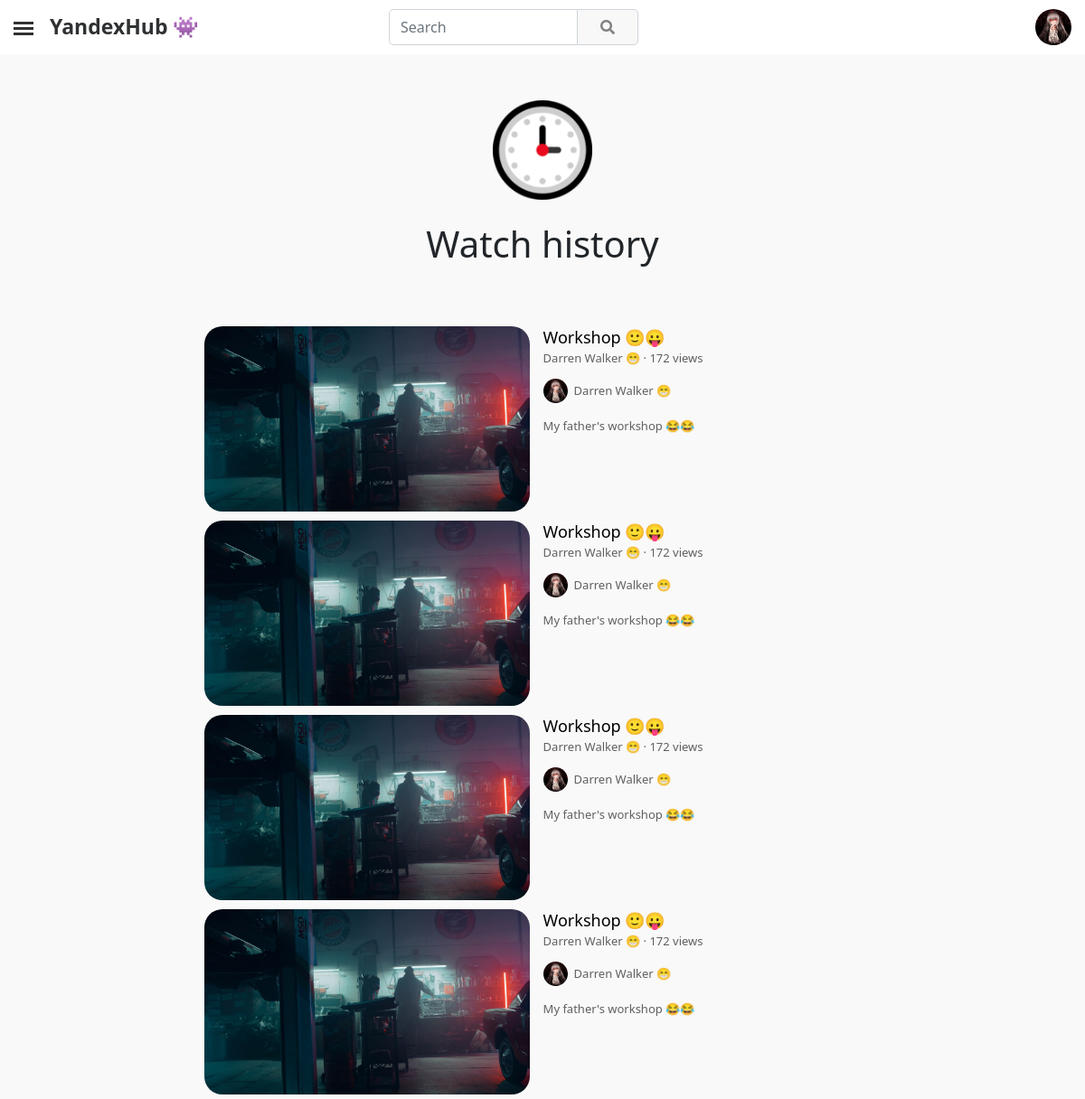
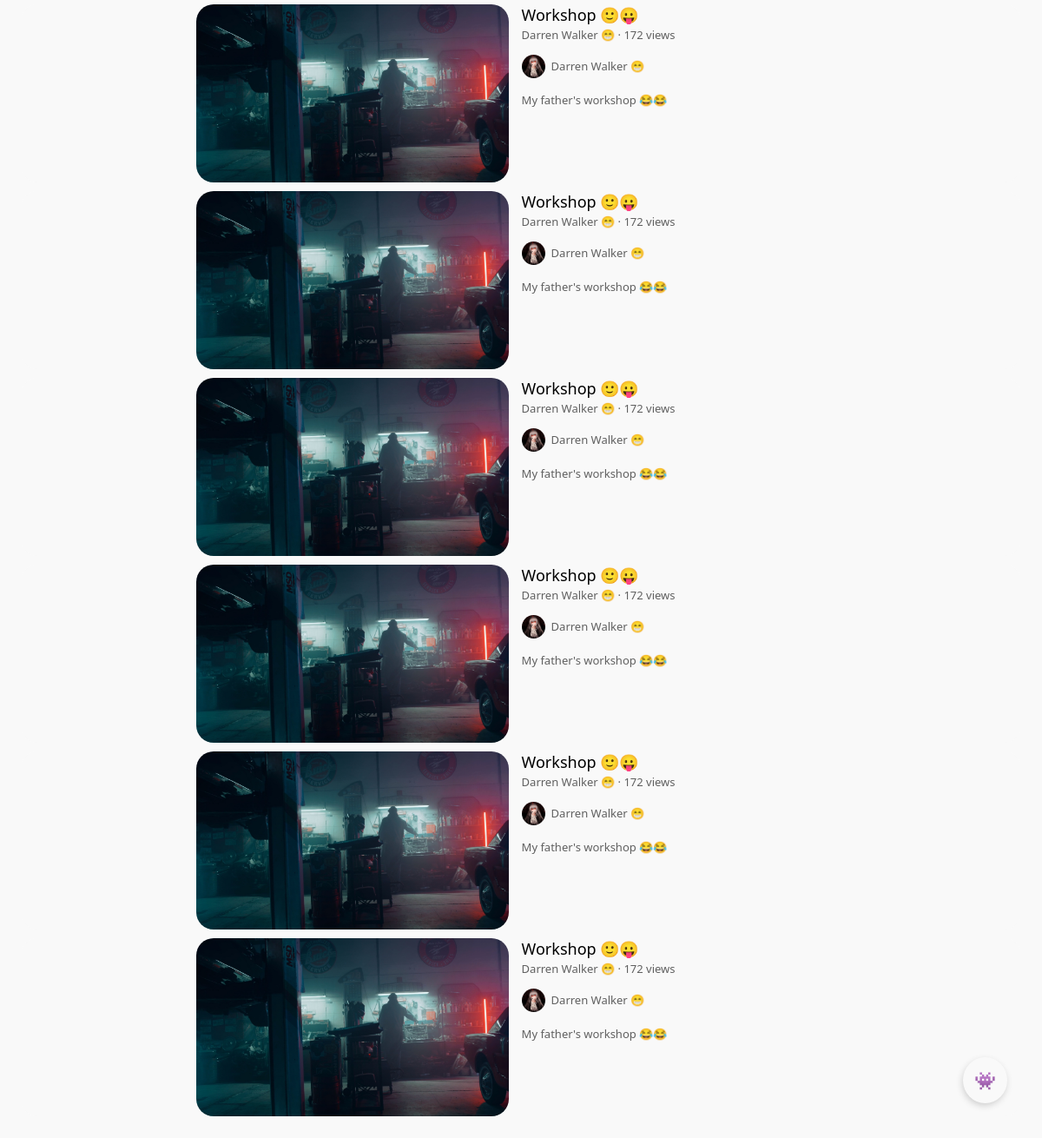
The page /history/ (signed in) on the database as committed earlier (2 pictures, top to bottom).
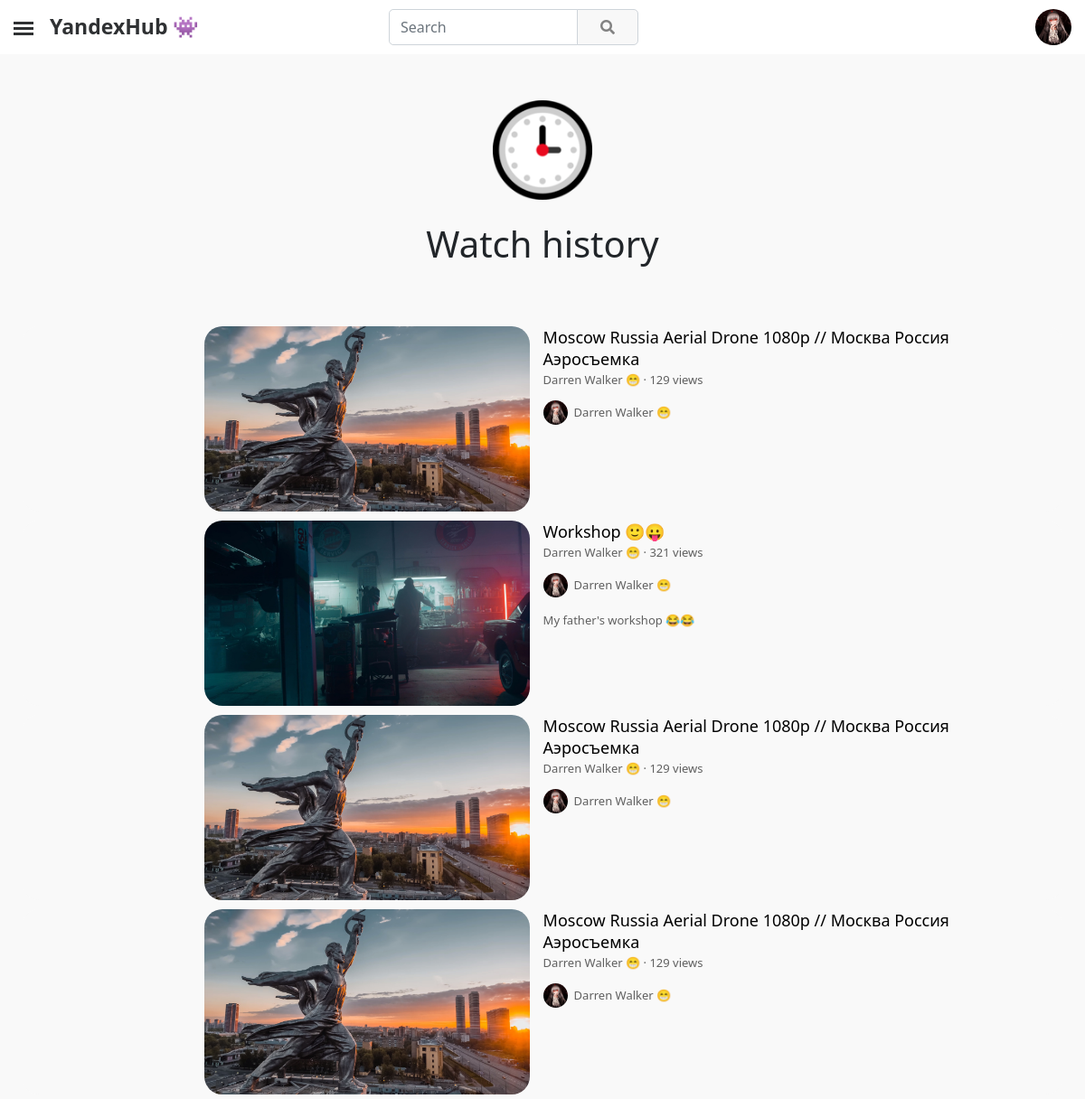
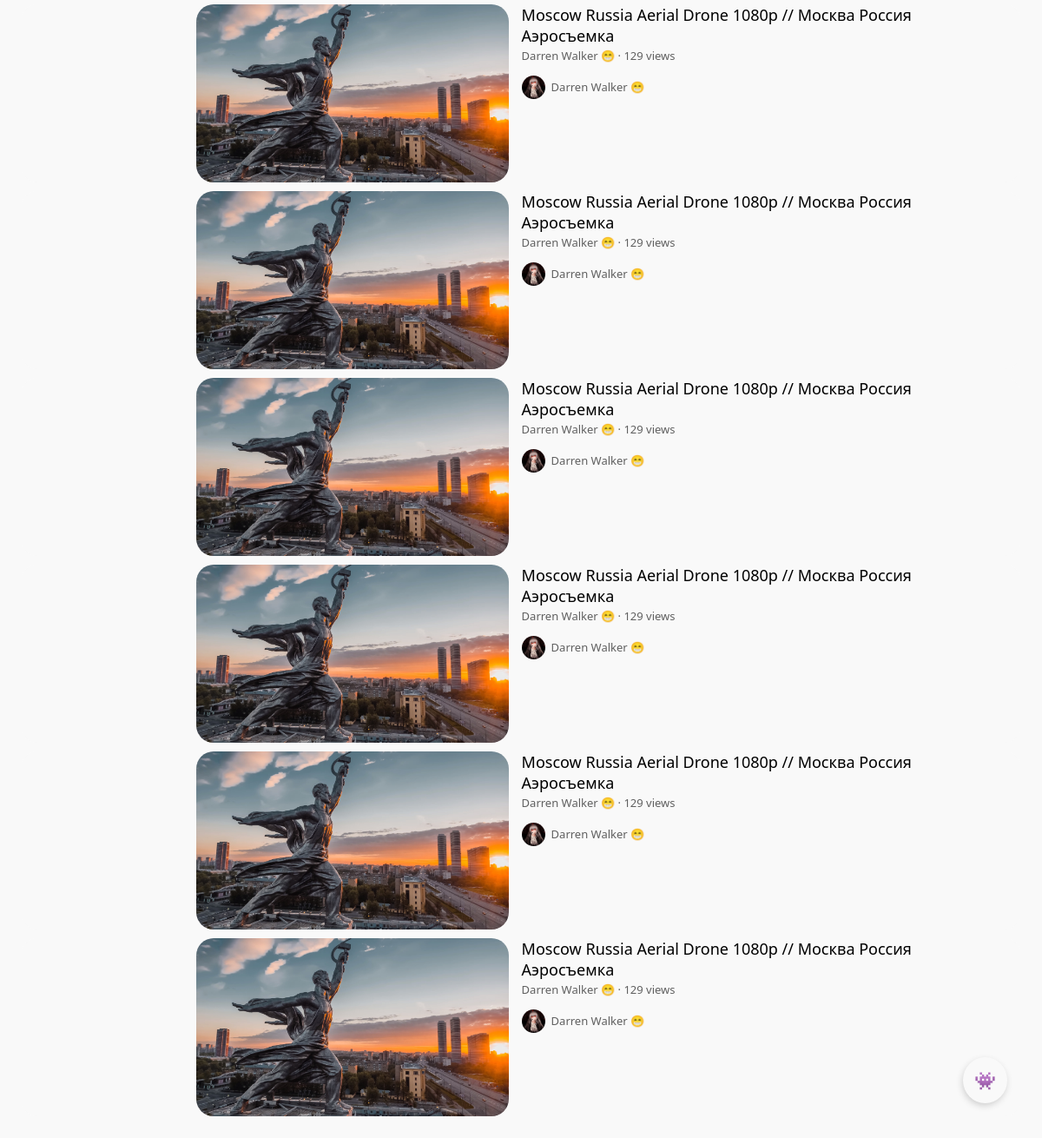
The same page on the database as committed later (2 pictures, top to bottom).
### YandexHub/apps/mainapp/models.py (models this page shows, shortened)
class VideoViewModel(models.Model):
    watched_user = models.ForeignKey(CustomUser, on_delete=models.CASCADE, null=False, related_name='watched_user')
    watched_video = models.ForeignKey(Video, on_delete=models.CASCADE, null=False, related_name='watched_video')
    date_created = models.DateTimeField(auto_now_add=True, db_index=True)

class Video(models.Model):
    video_id = models.CharField(blank=True, null=True, max_length=32)
    creator = models.ForeignKey(CustomUser, on_delete=models.CASCADE, null=False, related_name='video_creator')
    video = models.FileField(upload_to='videos/')
    video_banner = models.ImageField(upload_to='video_banners/')
    views = models.BigIntegerField(default=0)
    likes = models.BigIntegerField(default=0)
    dislikes = models.BigIntegerField(default=0)
    comments = models.BigIntegerField(default=0)
    coefficient = models.FloatField(default=0)
    title = models.CharField(max_length=150)
    description = models.TextField(blank=True, null=True, max_length=1000000)
    date_created = models.DateTimeField(auto_now_add=True, db_index=True)

class CustomUser(AbstractUser):
    user_id = models.CharField(blank=True, null=True, max_length=24)
    email = models.EmailField(null=True, unique=True)
    username = models.CharField(blank=True, null=True, max_length=25)
    avatar = models.ImageField(blank=True, null=True, upload_to = 'avatars/', default='avatars/default/default_avatar.png')
    banner = models.ImageField(blank=True, null=True, upload_to='users_banners/')
    all_views = models.BigIntegerField(default=0)
    all_subscribers = models.BigIntegerField(default=0)
    description = models.TextField(blank=True, null=True, max_length=5000)
    contact_email  = models.CharField(blank=True, null=True, max_length=75)
    location = models.CharField(blank=True, null=True, max_length=50)
    vk_link = models.CharField(blank=True, null=True, max_length=150)
    instagram_link = models.CharField(blank=True, null=True, max_length=150)
    facebook_link = models.CharField(blank=True, null=True, max_length=150)
    reddit_link = models.CharField(blank=True, null=True, max_length=150)
    telegram_link = models.CharField(blank=True, null=True, max_length=150)
    twitter_link = models.CharField(blank=True, null=True, max_length=150)
    website_link = models.CharField(blank=True, null=True, max_length=150)
    telegram = models.CharField(blank=True, null=True, max_length=150)
    date_created = models.DateTimeField(auto_now_add=True, db_index=True)
    REQUIRED_FIELDS = ['username']
    USERNAME_FIELD = 'email'

### YandexHub/apps/mainapp/views.py (the view)
# urls.py: path('history/', HistoryView.as_view(), name="history__page"),
class HistoryView(ListView):
    template_name = 'user/video/history.html'
    paginate_by = 10
    queryset = VideoViewModel
    context_object_name = "videos"
    def get_queryset(self):
        if self.request.user.is_authenticated:
            return VideoViewModel.objects.filter(watched_user=self.request.user).order_by("-date_created")
        else:
            return VideoViewModel.objects.none()
    def get_context_data(self, **kwargs):
        context = super(HistoryView, self).get_context_data(**kwargs)
        context['title'] = 'Watch history 🕓'
        return context

### YandexHub/apps/mainapp/templatetags/poll_extras.py (called while the page is built)
@register.filter(name='brief_views_format')
@stringfilter
def brief_views_format(arg):
    if int(arg) < 1000000:
        if int(arg) == 1:
            return '1 view'
        elif int(arg) < 1000:
            return f'{arg} views'
        else:
            return f"{str_fixed(float(int(arg)/1000), int(arg), 1, 'views')}K views"
    elif int(arg) < 1000000000:
        return f"{str_fixed(float(int(arg)/1000000), int(arg), 1, 'views')}M views"
    elif int(arg) < 1000000000000:
        return f"{str_fixed(float(int(arg)/1000000000), int(arg), 1, 'views')}B views"
    else:
        return ''

@register.filter(name='html_to_text')
@stringfilter
def html_to_text(html):
    cleanr = re.compile('<.*?>')
    cleantext = re.sub(cleanr, '', html)
    return cleantext

### YandexHub/apps/mainapp/templates/user/video/history.html (shortened to what this page needs)
{% extends "main.html" %}
{% block content %}
{% load static %}
{% load poll_extras %}
<main role="main" style="margin-top: 35px;">
    <div class="block-content">
        {% if request.user.is_authenticated %}
        <section class="py-3 text-center container-fluid">
            <div class="row" style="padding-bottom: 1rem!important;">
                <div class="col-lg-12 col-md-8 mx-auto">
                    <img class="banner-icon" src="{% static 'media/site/icons/clock.png' %}">
                    <h1 style="margin-bottom: 25px;">Watch history</h1>
                </div>
            </div>
        </section>
        <div class="infinite-container">
            {% for i in videos %}
            <div class="infinite-item">
                <div class="card" style="height: 205px; margin-top: 10px;">
                    <div class="row g-0" style="width: 65%; position: relative; margin-left: auto; margin-right: auto;">
                        <div class="col-md-4" style="left: 0; position: absolute;">
                            <a style="cursor: pointer;" onclick="transition_link(`{% url 'video__page' i.watched_video.video_id %}`)">
                                <div class="img"
                                    style="width: 360px; height: 205px; border-radius: 20px; background-image: url({{i.watched_video.video_banner.url}});">
                                </div>
                            </a>
                        </div>
                        <div class="col-md-8" style="top: 0; position: absolute; left: 365px;">
                            <div style="padding-top: 0; margin-left: 10px;">
                                <a style="cursor: pointer;" onclick="transition_link(`{% url 'video__page' i.watched_video.video_id %}`)">
                                    <p style="font-size: 18px; margin-bottom: -2px; color: #000;">{{ i.watched_video.title }}</p>
                                </a>
                                <small style="color: #606060; font-size: 13px;"><a style="color: #606060; cursor: pointer;" onclick="transition_link(`{% url 'channel__page' i.watched_video.creator.user_id %}`)">{{i.watched_video.creator.username}}</a>
                                    · {{i.watched_video.views|brief_views_format}}</small>
                                <a style="cursor: pointer;" onclick="transition_link(`{% url 'channel__page' i.watched_video.creator.user_id %}`)">
                                    <small style="display: block; margin-top: 12px; font-size: 13px; color: #606060;">
                                        <div class="img"
                                            style="display: inline-block; margin-right: 7px; width: 27px; height: 27px; border-radius: 50%; background-image: url({{i.watched_video.creator.avatar.url}});">
                                        </div>
                                        <div style="display: inline-block; position: absolute; margin-top: 4px;">
                                            {{i.watched_video.creator.username}}</div>
                                    </small>
                                </a>
                                <small
                                    style="display: block; color: #606060; font-size: 13px; margin-top: 12px;">{{i.watched_video.description|html_to_text|truncatechars:340}}</small>
                            </div>
                        </div>
                    </div>
                </div>
            </div>
            {% endfor %}
        </div>
        {% endif %}
    </div>
</main>
{% endblock %}

Rows that differ between the two databases and show on the page:
no longer on this page (row unchanged): VideoViewModel: watched_video.video_banner (picture), watched_video "Workshop 🙂😛", watched_video.creator.username "Darren Walker 😁", watched_video.views|brief_views_format "172 views", watched_video.creator.avatar (picture), watched_video.description|html_to_text "My father's workshop 😂😂"
no longer on this page (row unchanged): VideoViewModel: watched_video.video_banner (picture), watched_video "Workshop 🙂😛", watched_video.creator.username "Darren Walker 😁", watched_video.views|brief_views_format "172 views", watched_video.creator.avatar (picture), watched_video.description|html_to_text "My father's workshop 😂😂"
no longer on this page (row unchanged): VideoViewModel: watched_video.video_banner (picture), watched_video "Workshop 🙂😛", watched_video.creator.username "Darren Walker 😁", watched_video.views|brief_views_format "172 views", watched_video.creator.avatar (picture), watched_video.description|html_to_text "My father's workshop 😂😂"
no longer on this page (row unchanged): VideoViewModel: watched_video.video_banner (picture), watched_video "Workshop 🙂😛", watched_video.creator.username "Darren Walker 😁", watched_video.views|brief_views_format "172 views", watched_video.creator.avatar (picture), watched_video.description|html_to_text "My father's workshop 😂😂"
no longer on this page (row unchanged): VideoViewModel: watched_video.video_banner (picture), watched_video "Workshop 🙂😛", watched_video.creator.username "Darren Walker 😁", watched_video.views|brief_views_format "172 views", watched_video.creator.avatar (picture), watched_video.description|html_to_text "My father's workshop 😂😂"
no longer on this page (row unchanged): VideoViewModel: watched_video.video_banner (picture), watched_video "Workshop 🙂😛", watched_video.creator.username "Darren Walker 😁", watched_video.views|brief_views_format "172 views", watched_video.creator.avatar (picture), watched_video.description|html_to_text "My father's workshop 😂😂"
no longer on this page (row unchanged): VideoViewModel: watched_video.video_banner (picture), watched_video "Workshop 🙂😛", watched_video.creator.username "Darren Walker 😁", watched_video.views|brief_views_format "172 views", watched_video.creator.avatar (picture), watched_video.description|html_to_text "My father's workshop 😂😂"
no longer on this page (row unchanged): VideoViewModel: watched_video.video_banner (picture), watched_video "Workshop 🙂😛", watched_video.creator.username "Darren Walker 😁", watched_video.views|brief_views_format "172 views", watched_video.creator.avatar (picture), watched_video.description|html_to_text "My father's workshop 😂😂"
no longer on this page (row unchanged): VideoViewModel: watched_video.video_banner (picture), watched_video "Workshop 🙂😛", watched_video.creator.username "Darren Walker 😁", watched_video.views|brief_views_format "172 views", watched_video.creator.avatar (picture), watched_video.description|html_to_text "My father's workshop 😂😂"
no longer on this page (row unchanged): VideoViewModel: watched_video.video_banner (picture), watched_video "Workshop 🙂😛", watched_video.creator.username "Darren Walker 😁", watched_video.views|brief_views_format "172 views", watched_video.creator.avatar (picture), watched_video.description|html_to_text "My father's workshop 😂😂"
added VideoViewModel: watched_video.video_banner (picture), watched_video "Moscow Russia Aerial Drone 1080p // Москва Россия Аэросъемка", watched_video.creator.username "Darren Walker 😁", watched_video.views|brief_views_format "129 views", watched_video.creator.avatar (picture)
added VideoViewModel: watched_video.video_banner (picture), watched_video "Workshop 🙂😛", watched_video.creator.username "Darren Walker 😁", watched_video.views|brief_views_format "321 views", watched_video.creator.avatar (picture), watched_video.description|html_to_text "My father's workshop 😂😂"
added VideoViewModel: watched_video.video_banner (picture), watched_video "Moscow Russia Aerial Drone 1080p // Москва Россия Аэросъемка", watched_video.creator.username "Darren Walker 😁", watched_video.views|brief_views_format "129 views", watched_video.creator.avatar (picture)
added VideoViewModel: watched_video.video_banner (picture), watched_video "Moscow Russia Aerial Drone 1080p // Москва Россия Аэросъемка", watched_video.creator.username "Darren Walker 😁", watched_video.views|brief_views_format "129 views", watched_video.creator.avatar (picture)
added VideoViewModel: watched_video.video_banner (picture), watched_video "Moscow Russia Aerial Drone 1080p // Москва Россия Аэросъемка", watched_video.creator.username "Darren Walker 😁", watched_video.views|brief_views_format "129 views", watched_video.creator.avatar (picture)
added VideoViewModel: watched_video.video_banner (picture), watched_video "Moscow Russia Aerial Drone 1080p // Москва Россия Аэросъемка", watched_video.creator.username "Darren Walker 😁", watched_video.views|brief_views_format "129 views", watched_video.creator.avatar (picture)
added VideoViewModel: watched_video.video_banner (picture), watched_video "Moscow Russia Aerial Drone 1080p // Москва Россия Аэросъемка", watched_video.creator.username "Darren Walker 😁", watched_video.views|brief_views_format "129 views", watched_video.creator.avatar (picture)
added VideoViewModel: watched_video.video_banner (picture), watched_video "Moscow Russia Aerial Drone 1080p // Москва Россия Аэросъемка", watched_video.creator.username "Darren Walker 😁", watched_video.views|brief_views_format "129 views", watched_video.creator.avatar (picture)
added VideoViewModel: watched_video.video_banner (picture), watched_video "Moscow Russia Aerial Drone 1080p // Москва Россия Аэросъемка", watched_video.creator.username "Darren Walker 😁", watched_video.views|brief_views_format "129 views", watched_video.creator.avatar (picture)
added VideoViewModel: watched_video.video_banner (picture), watched_video "Moscow Russia Aerial Drone 1080p // Москва Россия Аэросъемка", watched_video.creator.username "Darren Walker 😁", watched_video.views|brief_views_format "129 views", watched_video.creator.avatar (picture)
